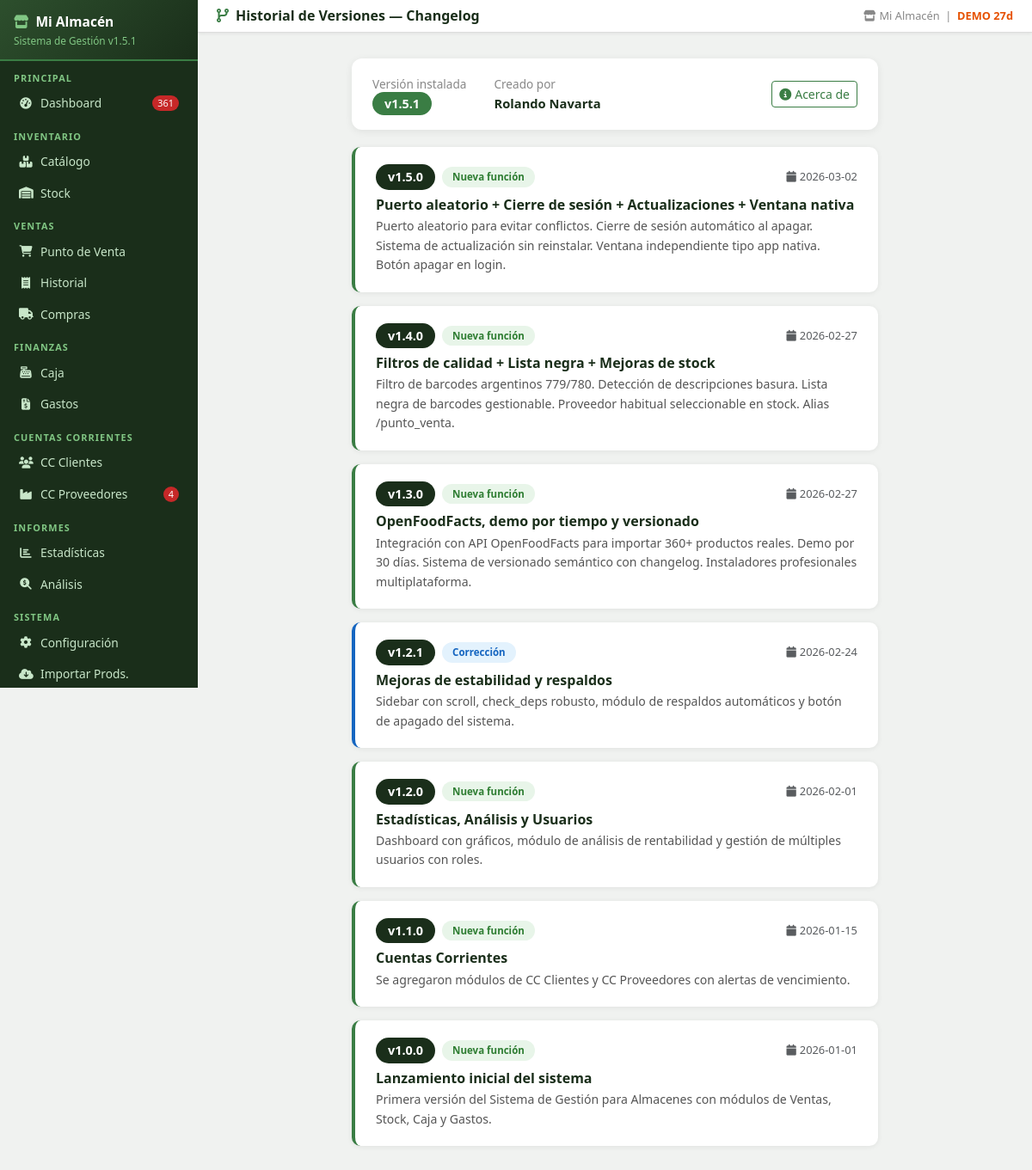
The page /changelog (signed in) on the database as committed earlier.
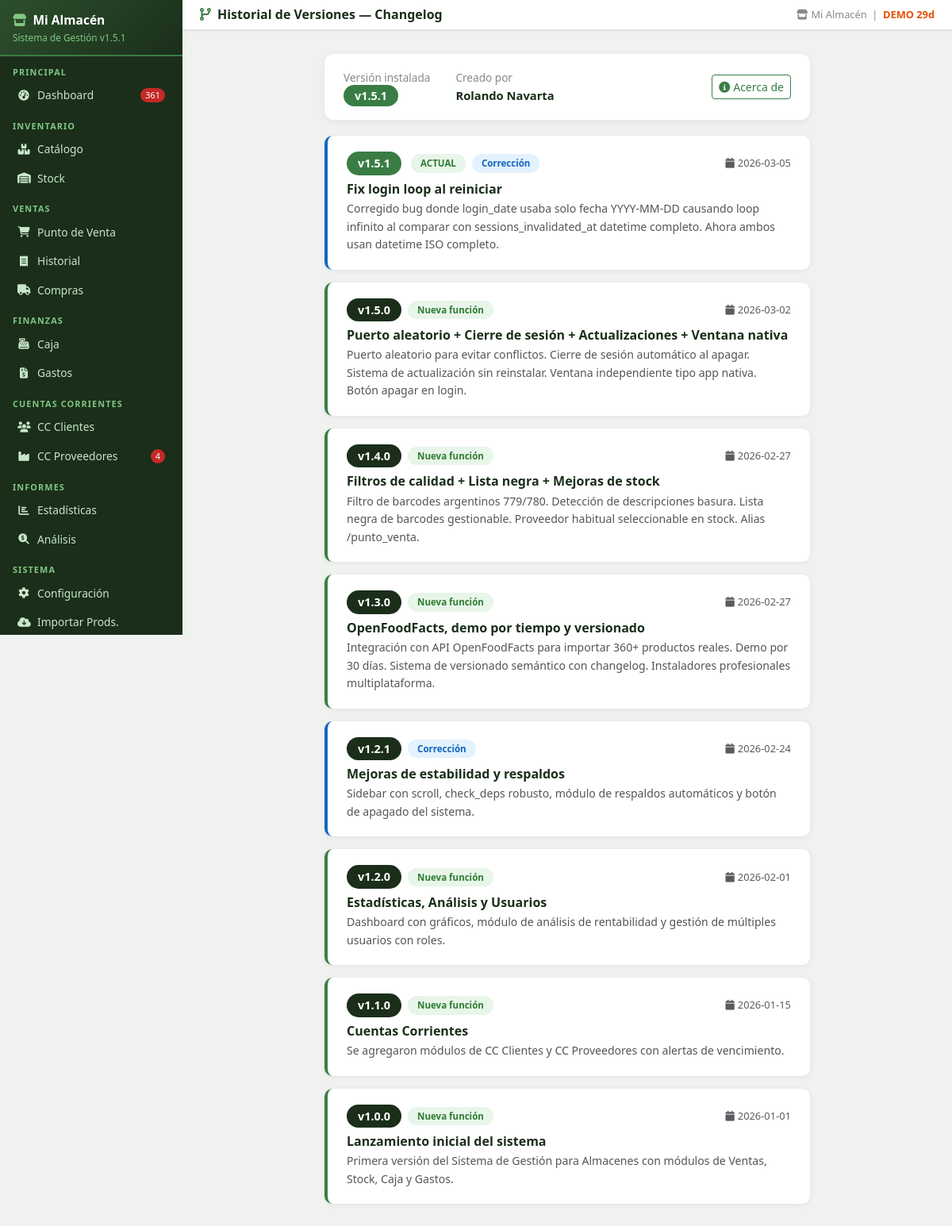
The same page on the database as committed later.
### tables this page shows
CREATE TABLE changelog (
            id INTEGER PRIMARY KEY AUTOINCREMENT,
            version TEXT NOT NULL,
            fecha TEXT NOT NULL,
            tipo TEXT DEFAULT 'Actualización',
            titulo TEXT NOT NULL,
            descripcion TEXT DEFAULT ''
        );

### app.py (the view)
@app.route('/changelog')
@login_required
def changelog():
    entries = db.get_changelog()
    return render_template('changelog.html', entries=entries, app_version=APP_VERSION)

### app.py (called while the page is built)
def login_required(f):
    @wraps(f)
    def decorated(*args, **kwargs):
        if 'user' not in session:
            flash('⚠ Debés iniciar sesión para acceder.', 'warning')
            return redirect(url_for('login', next=request.path))
        return f(*args, **kwargs)
    return decorated

@app.before_request
def before():
    global _scheduler_started
    db.init_db()
    if not _scheduler_started:
        _scheduler_started = True
        iniciar_backup_scheduler()
    public = {'/login', '/static'}
    if any(request.path.startswith(p) for p in public):
        return
    if request.path == '/favicon.ico':
        return
    if 'user' in session:
        try:
            inv_at = db.get_config().get('sessions_invalidated_at', '')
            login_at = session.get('login_date', '')
            if inv_at and login_at and login_at < inv_at:
                session.clear()
        except Exception:
            pass
    if 'user' not in session and request.endpoint not in ('login', 'apagar_rapido', 'static', None):
        return redirect(url_for('login', next=request.path))

### database.py (called while the page is built, shortened)
def init_db():
    global _db_initialized
    if _db_initialized:
        return

### templates/changelog.html (shortened to what this page needs)
{% extends 'base.html' %}
{% block page_title %}<i class="fas fa-code-branch me-2" style="color:#3a7d44"></i>Historial de Versiones — Changelog{% endblock %}
{% block content %}
<div class="row g-3">
  <div class="col-lg-8 mx-auto">
    <div style="background:#fff;border-radius:12px;box-shadow:0 2px 10px rgba(0,0,0,.07);padding:20px 24px;margin-bottom:20px">
      <div class="d-flex align-items-center gap-3">
        <div>
          <div style="font-size:.85rem;color:#888">Versión instalada</div>
          <span class="current-pill">v{{ app_version }}</span>
        </div>
        <div class="ms-3">
          <div style="font-size:.85rem;color:#888">Creado por</div>
          <div class="fw-bold" style="color:#1a2e1a">Rolando Navarta</div>
        </div>
        <div class="ms-auto">
          <a href="/acerca" class="btn btn-outline-success btn-sm"><i class="fas fa-info-circle me-1"></i>Acerca de</a>
        </div>
      </div>
    </div>
    {% for entry in entries %}
    {% set tipo_class = 'nueva-funcion' if entry.tipo == 'Nueva función' else ('correccion' if entry.tipo == 'Corrección' else 'actualizacion') %}
    {% set badge_class = 'badge-nueva-funcion' if entry.tipo == 'Nueva función' else ('badge-correccion' if entry.tipo == 'Corrección' else 'badge-actualizacion') %}
    <div class="cl-card {{ tipo_class }}">
      <div class="d-flex align-items-center justify-content-between mb-2 flex-wrap gap-2">
        <div class="d-flex align-items-center gap-2">
          {% if entry.version == app_version %}
          <span class="current-pill">v{{ entry.version }}</span>
          <span class="badge-tipo badge-nueva-funcion ms-1">ACTUAL</span>
          {% else %}
          <span class="version-pill">v{{ entry.version }}</span>
          {% endif %}
          <span class="badge-tipo {{ badge_class }}">{{ entry.tipo }}</span>
        </div>
        <small class="text-muted"><i class="fas fa-calendar me-1"></i>{{ entry.fecha }}</small>
      </div>
      <h6 class="fw-bold mb-1" style="color:#1a2e1a">{{ entry.titulo }}</h6>
      {% if entry.descripcion %}
      <p style="font-size:.88rem;color:#555;margin-bottom:0;line-height:1.6">{{ entry.descripcion }}</p>
      {% endif %}
    </div>
    {% endfor %}
  </div>
</div>
{% endblock %}

### templates/base.html (shortened to what this page needs)
<!DOCTYPE html>
<html lang="es">
<head>
<link href="https://cdn.jsdelivr.net/npm/bootstrap@5.3.0/dist/css/bootstrap.min.css" rel="stylesheet">
<link href="https://cdnjs.cloudflare.com/ajax/libs/font-awesome/6.4.0/css/all.min.css" rel="stylesheet">
</head>
<body>
<div id="sidebar">
  <div class="logo">
    <h5><i class="fas fa-store me-2" style="color:#81c784"></i>{{ cfg_nombre or 'Mi Almacén' }}</h5>
    <small>Sistema de Gestión v{{ app_version }}</small>
  </div>
  <div class="nav-label">Principal</div>
  <a href="/" class="nav-link {% if request.path == '/' %}active{% endif %}">
    <i class="fas fa-tachometer-alt"></i> Dashboard
    {% if alertas_sidebar and (alertas_sidebar.sin_stock + alertas_sidebar.critico) > 0 %}
      <span class="badge-alert">{{ alertas_sidebar.sin_stock + alertas_sidebar.critico }}</span>
    {% endif %}
  </a>
  <div class="nav-label">Inventario</div>
  <a href="/productos" class="nav-link {% if '/productos' in request.path and '/importar' not in request.path %}active{% endif %}">
    <i class="fas fa-boxes"></i> Catálogo
  </a>
  <a href="/stock" class="nav-link {% if '/stock' in request.path %}active{% endif %}">
    <i class="fas fa-warehouse"></i> Stock
  </a>
  <div class="nav-label">Ventas</div>
  <a href="/punto_venta" class="nav-link {% if '/punto_venta' in request.path %}active{% endif %}">
    <i class="fas fa-shopping-cart"></i> Punto de Venta
  </a>
  <a href="/historial" class="nav-link {% if '/historial' in request.path %}active{% endif %}">
    <i class="fas fa-receipt"></i> Historial
  </a>
  <a href="/compras" class="nav-link {% if '/compras' in request.path %}active{% endif %}">
    <i class="fas fa-truck"></i> Compras
  </a>
  <div class="nav-label">Finanzas</div>
  <a href="/caja" class="nav-link {% if '/caja' in request.path %}active{% endif %}">
    <i class="fas fa-cash-register"></i> Caja
  </a>
  <a href="/gastos" class="nav-link {% if '/gastos' in request.path %}active{% endif %}">
    <i class="fas fa-file-invoice-dollar"></i> Gastos
  </a>
  <div class="nav-label">Cuentas Corrientes</div>
  <a href="/cc_clientes" class="nav-link {% if '/cc_clientes' in request.path %}active{% endif %}">
    <i class="fas fa-users"></i> CC Clientes
  </a>
  <a href="/cc_proveedores" class="nav-link {% if '/cc_proveedores' in request.path %}active{% endif %}">
    <i class="fas fa-industry"></i> CC Proveedores
    {% if alertas_sidebar and alertas_sidebar.facturas_por_vencer > 0 %}
      <span class="badge-alert">{{ alertas_sidebar.facturas_por_vencer }}</span>
    {% endif %}
  </a>
  <div class="nav-label">Informes</div>
  <a href="/estadisticas" class="nav-link {% if '/estadisticas' in request.path %}active{% endif %}">
    <i class="fas fa-chart-bar"></i> Estadísticas
  </a>
  <a href="/analisis" class="nav-link {% if '/analisis' in request.path %}active{% endif %}">
    <i class="fas fa-search-dollar"></i> Análisis
  </a>
  <div class="nav-label">Sistema</div>
  <a href="/config" class="nav-link {% if request.path == '/config' %}active{% endif %}">
    <i class="fas fa-cog"></i> Configuración
  </a>
  <a href="/productos/importar" class="nav-link {% if '/importar' in request.path %}active{% endif %}">
    <i class="fas fa-cloud-download-alt"></i> Importar Prods.
  </a>
</div>
<div id="main">
  <div class="topbar">
    <h4>{% block page_title %}Dashboard{% endblock %}</h4>
    <div class="tb-actions">
      <span class="meta">
        <i class="fas fa-store me-1"></i>{{ cfg_nombre or 'Mi Almacén' }}
        &nbsp;|&nbsp;
        {% if demo_status and demo_status.demo and not demo_status.vencido %}
          <span style="color:#e65100;font-weight:600;">DEMO {{ demo_status.dias_restantes }}d</span>
        {% elif demo_status and not demo_status.demo %}
          <span style="color:#2e7d32;font-weight:600;"><i class="fas fa-check-circle"></i> Licenciado</span>
        {% endif %}
      </span>
    </div>
  </div>
  <div class="px-3 pt-2">
  </div>
  <div class="content">
    {% block content %}{% endblock %}
  </div>
</div>
</body>
</html>

Rows that differ between the two databases and show on the page:
added changelog: version "1.5.1", tipo "Corrección", fecha "2026-03-05", titulo "Fix login loop al reiniciar", descripcion "Corregido bug donde login_date usaba solo fecha YYYY-MM-DD causando loop infinito al comparar con sessions_invalidated_at datetime completo. Ahora ambos usan datetime ISO completo."
Other text that changed with them:
{{ demo_status.dias_restantes }}: "27" → "29"
